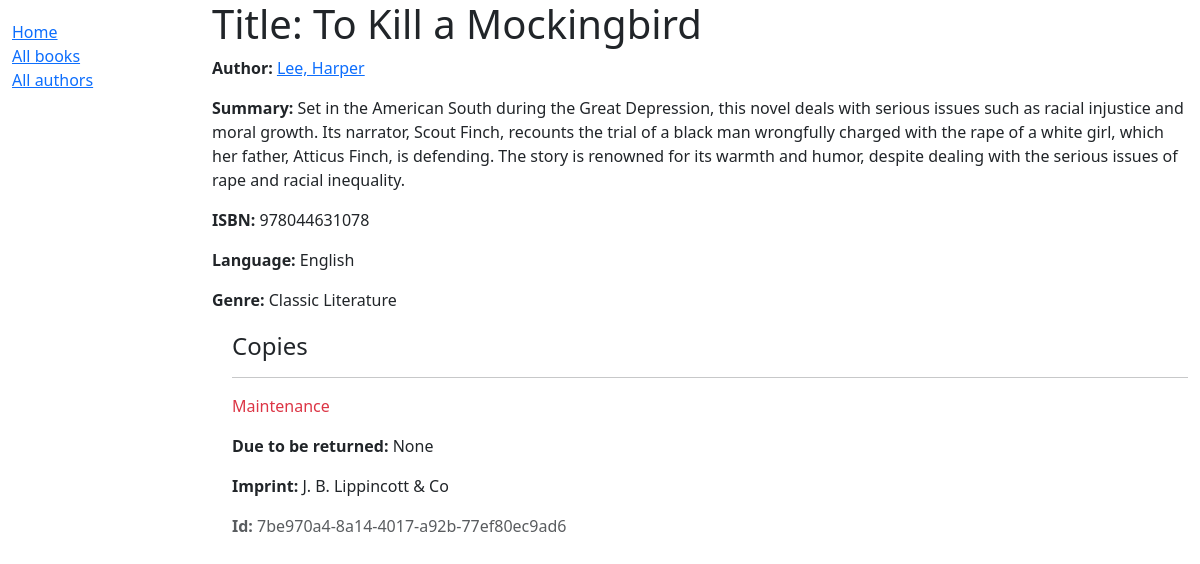
/catalog/book/3, run on the app's committed database.
### catalog/models.py (models this page shows, shortened)
class Book(models.Model):
    title = models.CharField(max_length=200)
    author = models.ForeignKey('Author', on_delete=models.RESTRICT, null=True)
    summary = models.TextField(
        max_length=1000, help_text="Enter a brief description of the book")
    isbn = models.CharField('ISBN', max_length=13,
                            unique=True,
                            help_text='13 Character <a href="https://www.isbn-international.org/content/what-isbn'
                                      '">ISBN number</a>')
    genre = models.ManyToManyField(
        Genre, help_text="Select a genre for this book")
    language = models.ForeignKey(
        'Language', on_delete=models.SET_NULL, null=True)
    class Meta:
        ordering = ['title', 'author']
    def display_genre(self):
        """Creates a string for the Genre. This is required to display genre in Admin."""
        return ', '.join([genre.name for genre in self.genre.all()[:3]])
    display_genre.short_description = 'Genre'

class Author(models.Model):
    first_name = models.CharField(max_length=100)
    last_name = models.CharField(max_length=100)
    date_of_birth = models.DateField(null=True, blank=True)
    date_of_death = models.DateField('Died', null=True, blank=True)
    class Meta:
        ordering = ['last_name', 'first_name']
    def __str__(self):
        return f'{self.last_name}, {self.first_name}'

class Language(models.Model):
    name = models.CharField(max_length=200,
                            unique=True,
                            help_text="Enter the book's natural language (e.g. English, French, Japanese etc.)")
    def __str__(self):
        return self.name

class Genre(models.Model):
    name = models.CharField(
        max_length=200,
        unique=True,
        help_text="Enter a book genre (e.g. Science Fiction, French Poetry etc.)"
    )
    def __str__(self):
        return self.name

class BookInstance(models.Model):
    id = models.UUIDField(primary_key=True, default=uuid.uuid4,
                          help_text="Unique ID for this particular book across whole library")
    book = models.ForeignKey('Book', on_delete=models.RESTRICT, null=True)
    imprint = models.CharField(max_length=200)
    due_back = models.DateField(null=True, blank=True)
    LOAN_STATUS = (
        ('m', 'Maintenance'),
        ('o', 'On loan'),
        ('a', 'Available'),
        ('r', 'Reserved'),
    )
    status = models.CharField(
        max_length=1,
        choices=LOAN_STATUS,
        blank=True,
        default='m',
        help_text='Book availability',
    )
    class Meta:
        ordering = ['due_back']

### catalog/views.py (the view)
# urls.py: path('book/<int:pk>', views.BookDetailView.as_view(), name='book-detail'),
class BookDetailView(generic.DetailView):
    model = Book

### catalog/templates/catalog/book_detail.html
{% extends "catalog/base_generic.html" %}
{% block content %}
    <h1>Title: {{ book.title }}</h1>
    <p><strong>Author:</strong> <a href="">{{ book.author }}</a></p>
    <p><strong>Summary:</strong> {{ book.summary }}</p>
    <p><strong>ISBN:</strong> {{ book.isbn }}</p>
    <p><strong>Language:</strong> {{ book.language }}</p>
    <p><strong>Genre:</strong> {{ book.genre.all|join:", " }}</p>
    <div style="margin-left:20px;margin-top:20px">
        <h4>Copies</h4>
        {% for copy in book.bookinstance_set.all %}
            <hr/>
            <p class="{% if copy.status == 'a' %}text-success{% elif copy.status == 'm' %}text-danger{% else %}text-warning{% endif %}">
                {{ copy.get_status_display }}
            </p>
            {% if copy.status != 'a' %}
                <p><strong>Due to be returned:</strong> {{ copy.due_back }}</p>
            {% endif %}
            <p><strong>Imprint:</strong> {{ copy.imprint }}</p>
            <p class="text-muted"><strong>Id:</strong> {{ copy.id }}</p>
        {% endfor %}
    </div>
{% endblock %}

### data on the page
Book: author "Lee, Harper", summary "Set in the American South during the Great Depression, this novel deals with serious issues such as racial injustice and moral growth. Its narrator, Scout Finch, recounts the trial of a black man wrongfully charged with the rape of a white girl, which her father, Atticus Finch, is defending. The story is renowned for its warmth and humor, despite dealing with the serious issues of rape and racial inequality.", isbn "978044631078", language "English", genre.all "Classic Literature"
BookInstance: status "Maintenance", due_back "None", imprint "J. B. Lippincott & Co", id "7be970a4-8a14-4017-a92b-77ef80ec9ad6"
